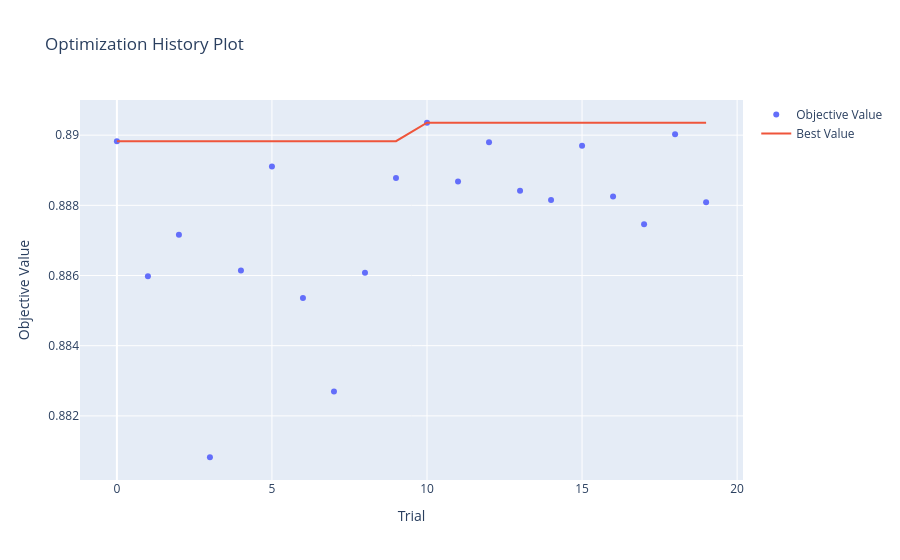
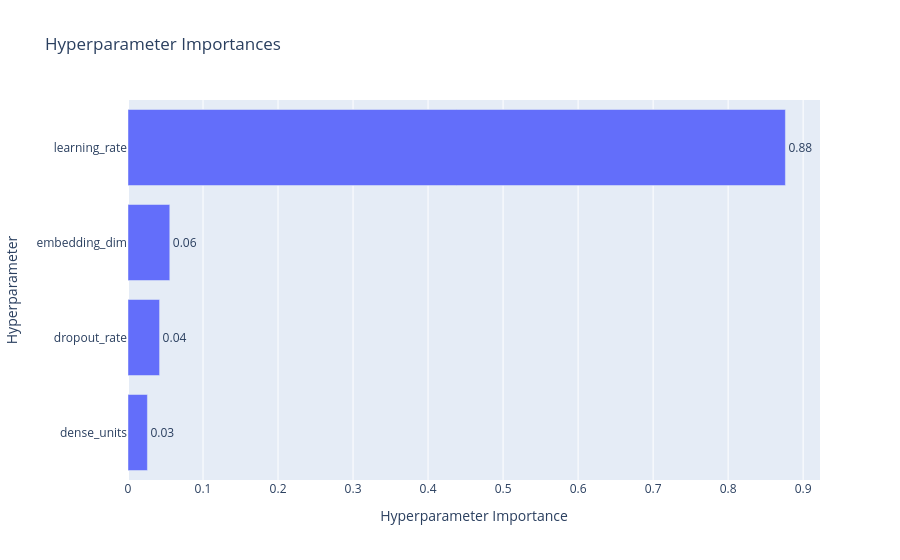
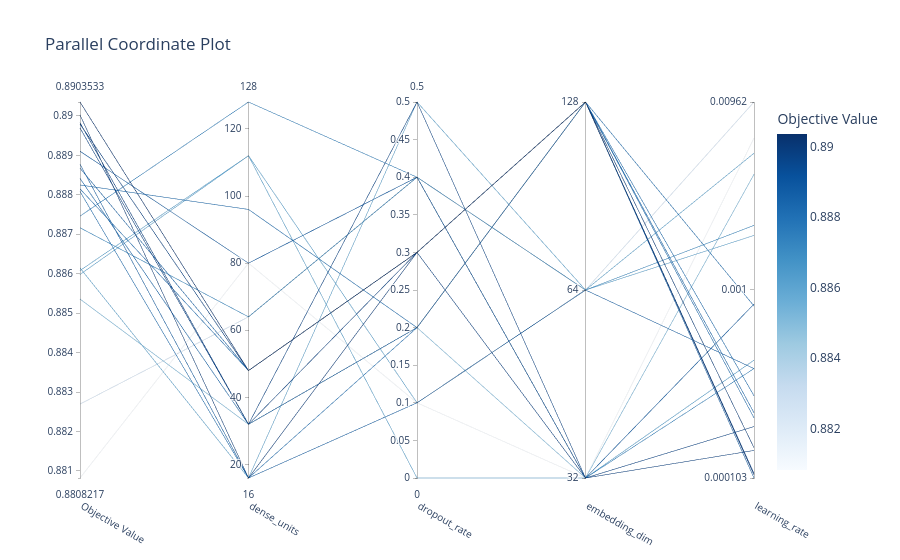

Notebook cell for these charts, in order:
### Code cell
import optuna.visualization as vis

# Optimization history (objective value per trial)
vis.plot_optimization_history(study).show()

# Hyperparameter importance
vis.plot_param_importances(study).show()

# Parallel coordinate plot (hyperparameters vs. score)
vis.plot_parallel_coordinate(study).show()

### Figure 1 — Plotly figure (JSON) as saved in the notebook; plotly's stock layout.template omitted (floating-point values rounded to 4 significant figures)
{"data": [{"mode": "markers", "name": "Objective Value", "type": "scatter", "x": [0, 1, 2, 3, 4, 5, 6, 7, 8, 9, 10, 11, 12, 13, 14, 15, 16, 17, 18, 19], "y": [0.8898, 0.886, 0.8872, 0.8808, 0.8861, 0.8891, 0.8854, 0.8827, 0.8861, 0.8888, 0.8904, 0.8887, 0.8898, 0.8884, 0.8882, 0.8897, 0.8882, 0.8875, 0.89, 0.8881]}, {"mode": "lines", "name": "Best Value", "type": "scatter", "x": [0, 1, 2, 3, 4, 5, 6, 7, 8, 9, 10, 11, 12, 13, 14, 15, 16, 17, 18, 19], "y": [0.8898, 0.8898, 0.8898, 0.8898, 0.8898, 0.8898, 0.8898, 0.8898, 0.8898, 0.8898, 0.8904, 0.8904, 0.8904, 0.8904, 0.8904, 0.8904, 0.8904, 0.8904, 0.8904, 0.8904]}, {"marker": {"color": "#cccccc"}, "mode": "markers", "name": "Infeasible Trial", "showlegend": false, "type": "scatter", "x": [], "y": []}], "layout": {"title": {"text": "Optimization History Plot"}, "xaxis": {"title": {"text": "Trial"}}, "yaxis": {"title": {"text": "Objective Value"}}}}

### Figure 2 — Plotly figure (JSON) as saved in the notebook; plotly's stock layout.template omitted (floating-point values rounded to 4 significant figures)
{"data": [{"cliponaxis": false, "hovertemplate": ["dense_units (IntDistribution): 0.02586735409306183<extra></extra>", "dropout_rate (FloatDistribution): 0.042092939995469106<extra></extra>", "embedding_dim (CategoricalDistribution): 0.055691702000985124<extra></extra>", "learning_rate (FloatDistribution): 0.876348003910484<extra></extra>"], "name": "Objective Value", "orientation": "h", "text": ["0.03", "0.04", "0.06", "0.88"], "textposition": "outside", "type": "bar", "x": [0.02587, 0.04209, 0.05569, 0.8763], "y": ["dense_units", "dropout_rate", "embedding_dim", "learning_rate"]}], "layout": {"title": {"text": "Hyperparameter Importances"}, "xaxis": {"title": {"text": "Hyperparameter Importance"}}, "yaxis": {"title": {"text": "Hyperparameter"}}}}

### Figure 3 — Plotly figure (JSON) as saved in the notebook; plotly's stock layout.template omitted (floating-point values rounded to 4 significant figures)
{"data": [{"dimensions": [{"label": "Objective Value", "range": [0.8808, 0.8904], "values": [0.8898, 0.8808, 0.8891, 0.8854, 0.8861, 0.8897, 0.8875, 0.886, 0.8872, 0.8861, 0.8827, 0.8888, 0.8904, 0.8887, 0.8898, 0.8884, 0.8882, 0.8882, 0.89, 0.8881]}, {"label": "dense_units", "range": [16, 128], "values": [32, 80, 80, 32, 112, 32, 128, 112, 64, 16, 64, 16, 48, 48, 48, 32, 48, 96, 16, 16]}, {"label": "dropout_rate", "range": [0, 0.5], "values": [0.3, 0.1, 0.4, 0.2, 0, 0.5, 0.4, 0.1, 0.4, 0.5, 0.4, 0.1, 0.3, 0.3, 0.3, 0.2, 0.3, 0.2, 0.3, 0.2]}, {"label": "embedding_dim", "range": [0, 2], "ticktext": ["32", "64", "128"], "tickvals": [0, 1, 2], "values": [0, 0, 0, 0, 0, 0, 0, 1, 1, 1, 1, 1, 2, 2, 2, 2, 2, 2, 2, 2]}, {"label": "learning_rate", "range": [-3.986, -2.017], "ticktext": ["0.000103", "0.001", "0.00962"], "tickvals": [-3.986, -3, -2.017], "values": [-3.842, -2.206, -3.075, -2.396, -3.369, -3.716, -3.413, -2.716, -2.663, -2.285, -2.017, -3.413, -3.969, -3.986, -3.962, -3.644, -3.671, -3.085, -3.827, -3.555]}], "labelangle": 30, "labelside": "bottom", "line": {"color": [0.8898, 0.8808, 0.8891, 0.8854, 0.8861, 0.8897, 0.8875, 0.886, 0.8872, 0.8861, 0.8827, 0.8888, 0.8904, 0.8887, 0.8898, 0.8884, 0.8882, 0.8882, 0.89, 0.8881], "colorbar": {"title": {"text": "Objective Value"}}, "colorscale": [[0, "rgb(247,251,255)"], [0.125, "rgb(222,235,247)"], [0.25, "rgb(198,219,239)"], [0.375, "rgb(158,202,225)"], [0.5, "rgb(107,174,214)"], [0.625, "rgb(66,146,198)"], [0.75, "rgb(33,113,181)"], [0.875, "rgb(8,81,156)"], [1, "rgb(8,48,107)"]], "reversescale": false, "showscale": true}, "type": "parcoords"}], "layout": {"title": {"text": "Parallel Coordinate Plot"}}}
